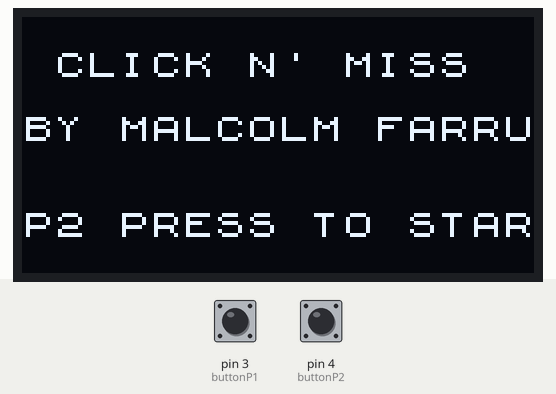
Bench run of a sketch on a simulated Arduino Uno, built with avr-gcc and run on an emulated ATmega328P. Shown: 128×64 one-colour display. The test bench sets the inputs (shaded band); at power-on: pin 4 (buttonP2) HIGH, pin 3 (buttonP1) HIGH.

Above: at 1.63 s.
1.9 s: pin 4 (buttonP2) pulled LOW for 0.4 s
At 2.69 s:
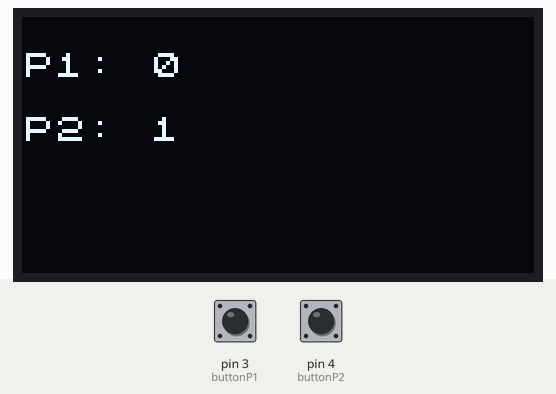
4.3 s: pin 3 (buttonP1) pulled LOW for 3.2 s
At 7.71 s:
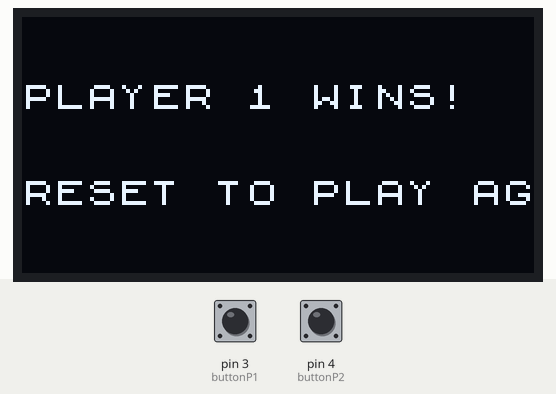

Measured:
- after the input at 4.3 s, the display: first changes after 0.33 s (image 2 shows a later state)

The sketch:

clicknmiss.ino
```cpp
#include <U8x8lib.h>

// Software I2C (choose pins: SDA = PB0, SCL = PB2)
U8X8_SSD1306_128X64_NONAME_SW_I2C u8x8(/* clock=*/ 2, /* data=*/ 0, /* reset=*/ U8X8_PIN_NONE);

// Button pins (Player 1 and Player 2)
const int buttonP1 = 3; // PB3
const int buttonP2 = 4; // PB4

int scoreP1 = 0;
int scoreP2 = 0;
bool gameStarted = false;
bool gameOver = false;

void setup() {
  u8x8.begin();
  u8x8.setFont(u8x8_font_chroma48medium8_r);

  pinMode(buttonP1, INPUT_PULLUP);
  pinMode(buttonP2, INPUT_PULLUP);
}

void loop() {
  if (!gameStarted) {
    showMainMenu();
    if (digitalRead(buttonP2) == LOW) {
      gameStarted = true;
      delay(300);
    }
  } else if (gameOver) {
    showWinScreen();
  } else {
    playGame();
  }
}

void showMainMenu() {
  u8x8.clear();
  u8x8.drawString(0, 1, " CLICK N' MISS ");
  u8x8.drawString(0, 3, "BY MALCOLM FARRUGIA");
  u8x8.drawString(0, 6, "P2 PRESS TO START");
  delay(100);
}

void showWinScreen() {
  u8x8.clear();
  if (scoreP1 >= 10) {
    u8x8.drawString(0, 2, "PLAYER 1 WINS!");
  } else if (scoreP2 >= 10) {
    u8x8.drawString(0, 2, "PLAYER 2 WINS!");
  }
  u8x8.drawString(0, 5, "RESET TO PLAY AGAIN");
  delay(100);
}

void playGame() {
  if (digitalRead(buttonP1) == LOW) {
    scoreP1++;
    delay(150);
  }
  if (digitalRead(buttonP2) == LOW) {
    scoreP2++;
    delay(150);
  }

  if (scoreP1 >= 10 || scoreP2 >= 10) {
    gameOver = true;
    return;
  }

  u8x8.clear();
  u8x8.setCursor(0, 1);
  u8x8.print("P1: ");
  u8x8.print(scoreP1);

  u8x8.setCursor(0, 3);
  u8x8.print("P2: ");
  u8x8.print(scoreP2);

  delay(100);
}
```
